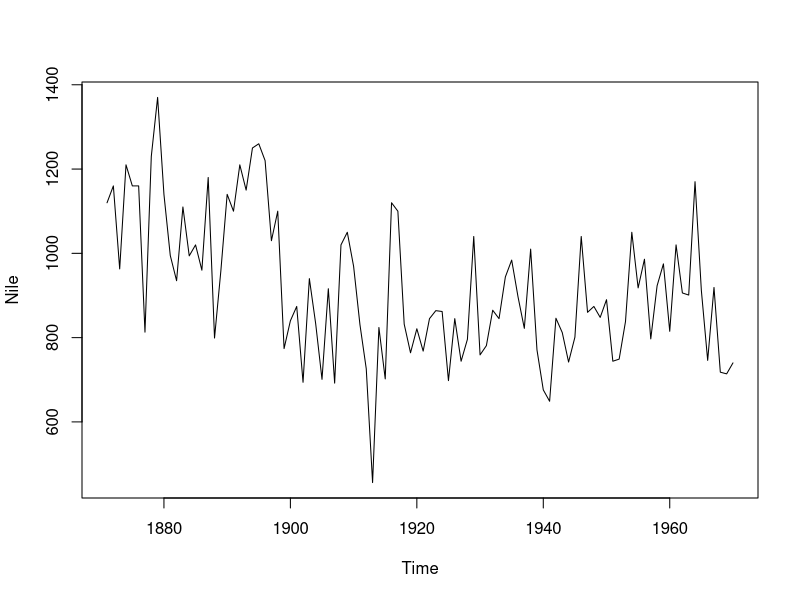
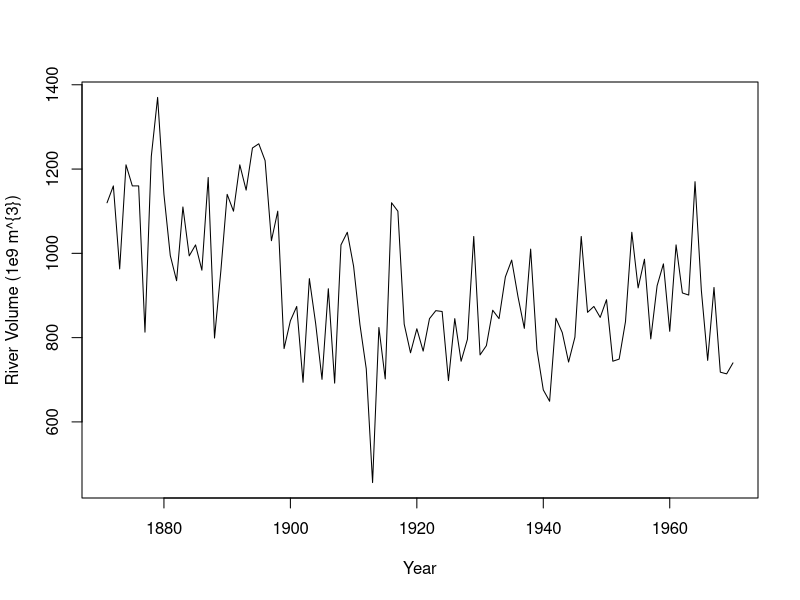
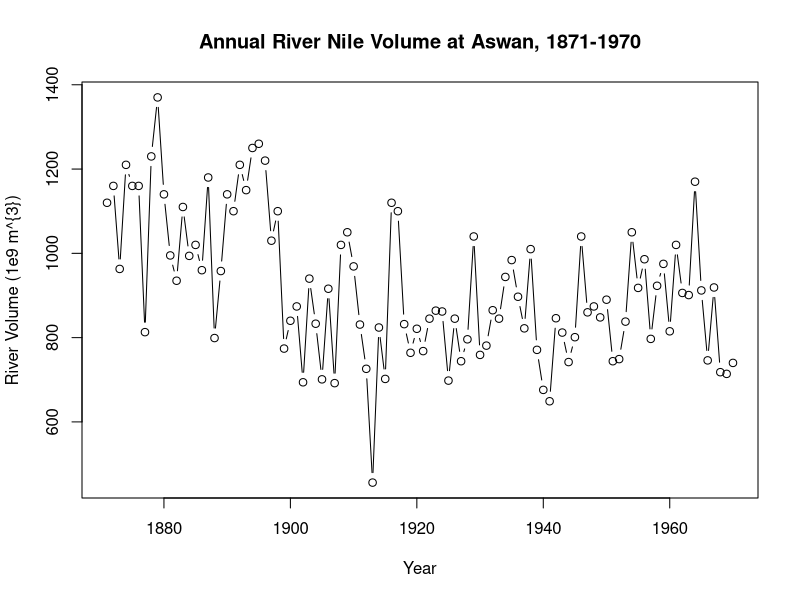

The R source for these figures, in order: (Note: this script raises an error after producing the figures.)
# Print the Nile dataset
print(Nile)

# List the number of observations in the Nile dataset

length(Nile)
# Display the first 10 elements of the Nile dataset
head(Nile, n = 10)

# Display the last 12 elements of the Nile dataset

tail(Nile, n = 12)

# Plot the Nile data
plot(Nile)

# Plot the Nile data with xlab and ylab arguments
plot(Nile, xlab = "Year", ylab = "River Volume (1e9 m^{3})")

# Plot the Nile data with xlab, ylab, main, and type arguments
plot(Nile, xlab = "Year", ylab = "River Volume (1e9 m^{3})", main = "Annual River Nile Volume at Aswan, 1871-1970", type ="b")

# Plot the continuous_series using continuous time indexing
par(mfrow=c(2,1))
plot(continuous_time_index,continuous_series, type = "b")

# Make a discrete time index using 1:20 
discrete_time_index <-1:20

# Now plot the continuous_series using discrete time indexing
plot(discrete_time_index,continuous_series, type = "b")

# Plot AirPassengers
plot(AirPassengers)

# View the start and end dates of AirPassengers
start(AirPassengers)
end(AirPassengers)

# Use time(), deltat(), frequency(), and cycle() with AirPassengers 
time(AirPassengers)
deltat(AirPassengers)
frequency(AirPassengers)
cycle(AirPassengers)

# Plot the AirPassengers data
plot(AirPassengers)

# Compute the mean of AirPassengers
mean(AirPassengers, na.rm = TRUE)

# Impute mean values to NA in AirPassengers
AirPassengers[85:96] <- mean(AirPassengers, na.rm = TRUE)

# Generate another plot of AirPassengers
plot(AirPassengers)

# Add the complete AirPassengers data to your plot
rm(AirPassengers)
points(AirPassengers, type = "l", col = 2, lty = 3)
plot(AirPassengers)

# Use print() and plot() to view data_vector
print(data_vector)
plot(data_vector)

# Convert data_vector to a ts object with start = 2004 and frequency = 4
time_series <- ts(data_vector, start = 2004, frequency = 4)

# Use print() and plot() to view time_series
print(time_series)
plot(time_series)
  
# Check whether data_vector and time_series are ts objects
is.ts(data_vector)
is.ts(time_series)

# Check whether Nile is a ts object
is.ts(Nile)

# Check whether AirPassengers is a ts object
is.ts(AirPassengers)


